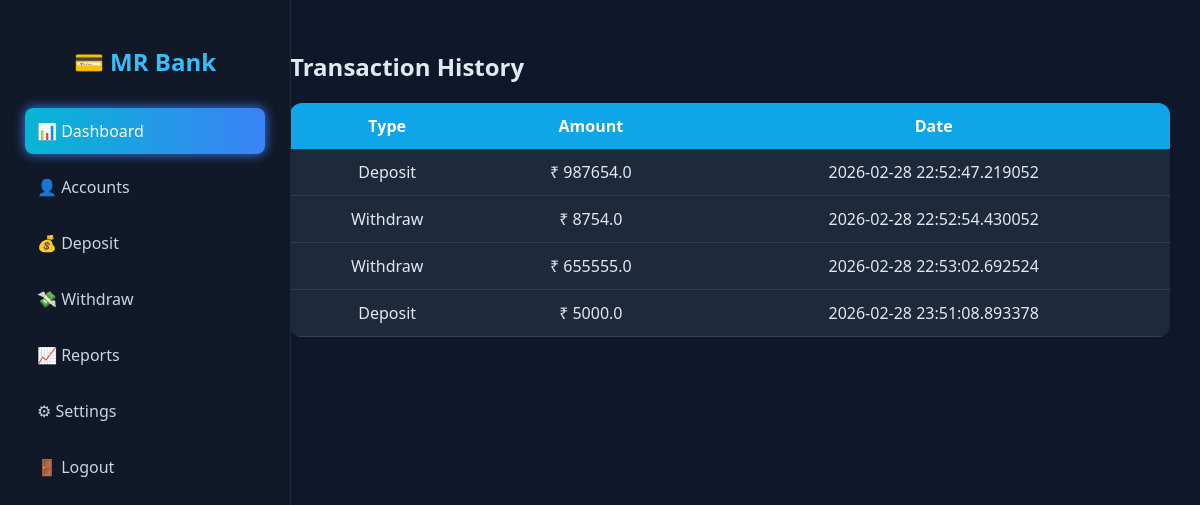
The page /transactions/2 on the database its author committed.
### tables this page shows
CREATE TABLE transactions(
        id INTEGER PRIMARY KEY AUTOINCREMENT,
        account_id INTEGER,
        type TEXT,
        amount REAL,
        date TEXT
    );

### app.py (the view)
@app.route("/transactions/<int:id>")
def transactions(id):
    conn = get_db()
    data = conn.execute("SELECT * FROM transactions WHERE account_id=?",(id,)).fetchall()
    conn.close()
    return render_template("transactions.html", data=data)

### app.py (called while the page is built)
def get_db():
    conn = sqlite3.connect("bank.db", timeout=10)
    conn.row_factory = sqlite3.Row
    return conn

### templates/transactions.html
{% extends "base.html" %}
{% block content %}
<h2>Transaction History</h2>
<table>
<tr>
<th>Type</th>
<th>Amount</th>
<th>Date</th>
</tr>
{% for t in data %}
<tr>
<td>{{ t.type }}</td>
<td>₹ {{ t.amount }}</td>
<td>{{ t.date }}</td>
</tr>
{% endfor %}
</table>
{% endblock %}

### templates/base.html (shortened to what this page needs)
<!DOCTYPE html>
<html>
<head>
<link rel="stylesheet" href="{{ url_for('static', filename='style.css') }}">
</head>
<body>
<div class="sidebar">
<h2>💳 MR Bank</h2>
<a href="/dashboard" class="active">📊 Dashboard</a>
<a href="#">👤 Accounts</a>
<a href="#">💰 Deposit</a>
<a href="#">💸 Withdraw</a>
<a href="#">📈 Reports</a>
<a href="#">⚙ Settings</a>
<a href="/logout">🚪 Logout</a>
</div>
<div class="main">
{% block content %}{% endblock %}
</div>
</body>
</html>

### static/style.css (style rules this page uses)
body { margin: 0; font-family: 'Segoe UI', sans-serif; background: #0f172a; color: #e2e8f0; }
.sidebar { width: 240px; height: 100vh; position: fixed; background: #111827; padding: 25px; border-right: 1px solid #1f2937; }
.sidebar h2 { color: #38bdf8; text-align: center; margin-bottom: 30px; }
.sidebar a { display: block; padding: 12px; margin: 10px 0; border-radius: 8px; color: #cbd5e1; text-decoration: none; transition: 0.3s; }
.sidebar a:hover, .sidebar a.active { background: linear-gradient(90deg,#06b6d4,#3b82f6); color: white; box-shadow: 0 0 12px #3b82f6; }
.main { margin-left: 260px; padding: 30px; }
table { width: 100%; border-collapse: collapse; background: #1e293b; border-radius: 12px; overflow: hidden; }
th { background: #0ea5e9; color: white; padding: 12px; }
td { padding: 12px; text-align: center; border-bottom: 1px solid #334155; }

### rows shown on the page
transactions: type "Deposit", amount "987654.0", date "2026-02-28 22:52:47.219052"
transactions: type "Withdraw", amount "8754.0", date "2026-02-28 22:52:54.430052"
transactions: type "Withdraw", amount "655555.0", date "2026-02-28 22:53:02.692524"
transactions: type "Deposit", amount "5000.0", date "2026-02-28 23:51:08.893378"
